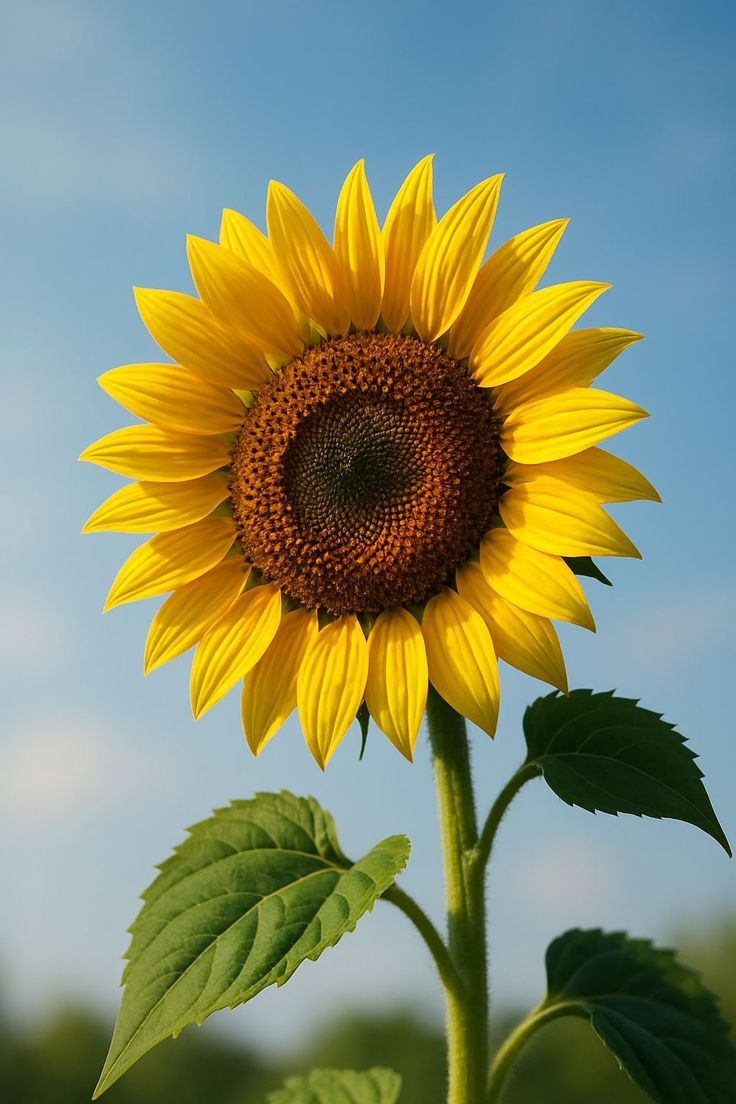
#> input picture sunflower.jpg, 736 x 1104 px
$ jupyter execute 'EX6 (2).ipynb'   (older library calls are emulated)
#> lines starting #> are read from the running program, lines starting #| are printed output that depends on the picture
# Ex. No: 06
# EDGE-DETECTION
# Name : SHRAVANI M
# Reg. No : 212224230263

[cell 1]
import cv2
import numpy as np
import matplotlib.pyplot as plt

image = cv2.imread('sunflower.jpg')
#> image is the input picture: shape (1104, 736, 3); mean B, G, R 107.5, 139.8, 132.8
gray_image = cv2.cvtColor(image, cv2.COLOR_BGR2GRAY)
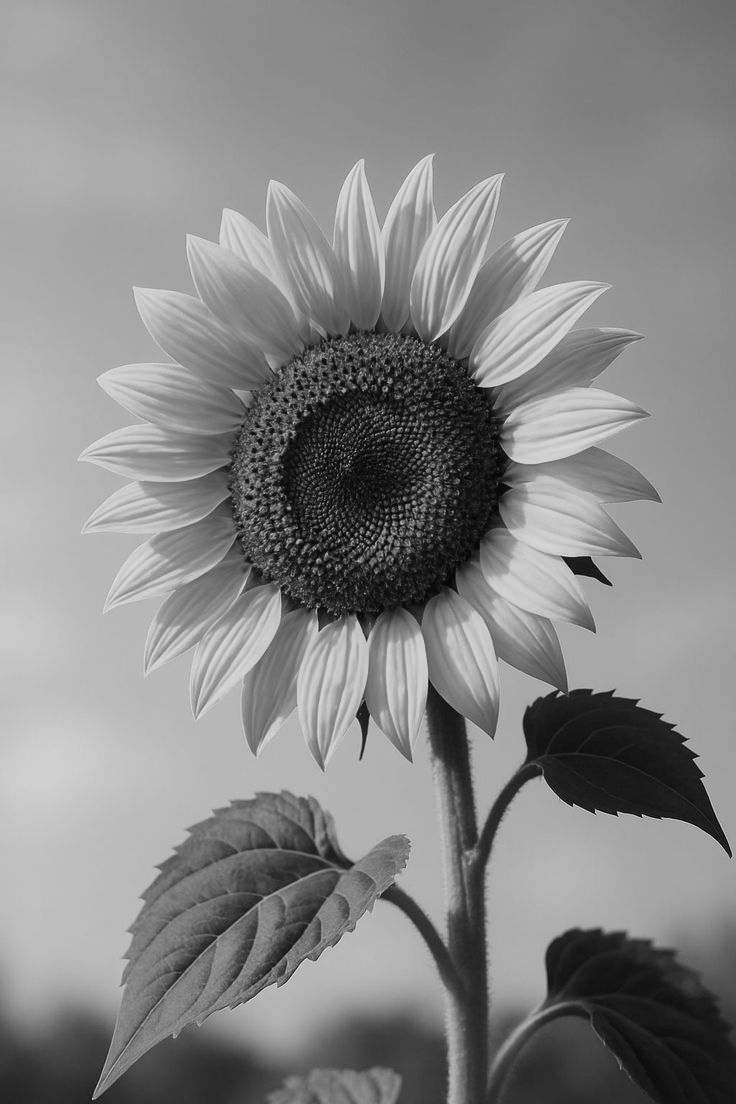
#> gray_image: shape (1104, 736); min 1, max 232, mean 134

sobelx  = cv2.Sobel(src = gray_image, ddepth = cv2.CV_64F, dx = 1, dy = 0, ksize = 3)
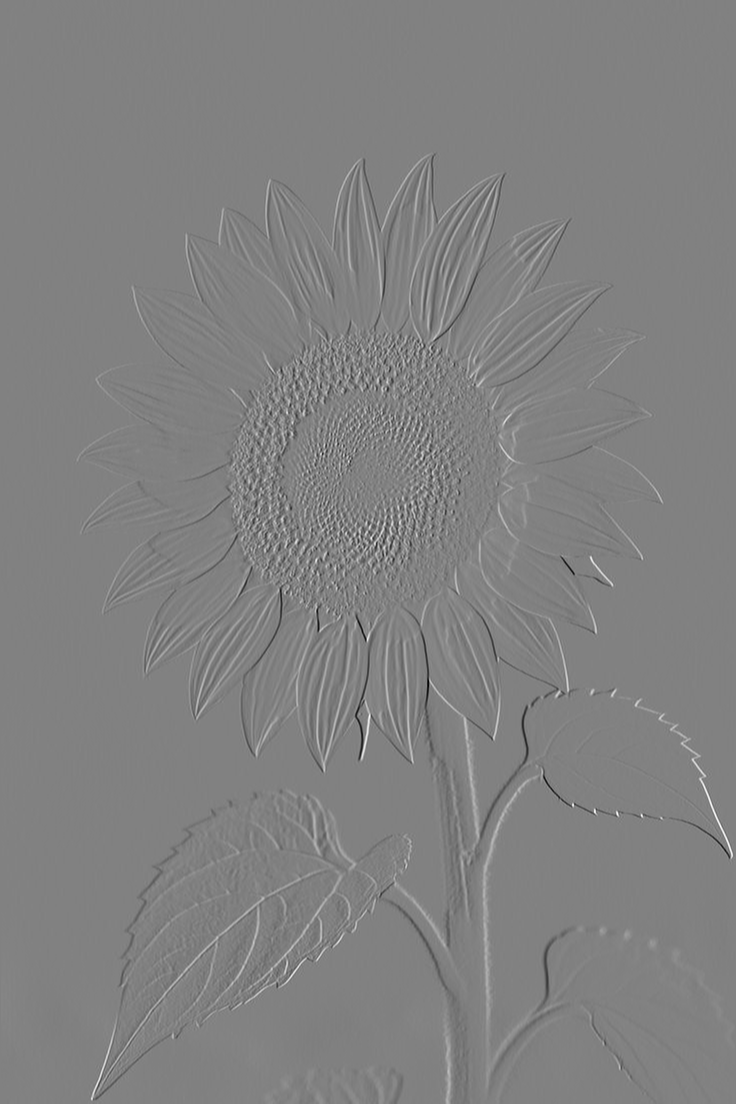
#> sobelx: shape (1104, 736) float64; min -741, max 718, mean -0.5; drawn with min black and max white
sobely  = cv2.Sobel(src = gray_image, ddepth = cv2.CV_64F, dx = 0, dy = 1, ksize = 3)
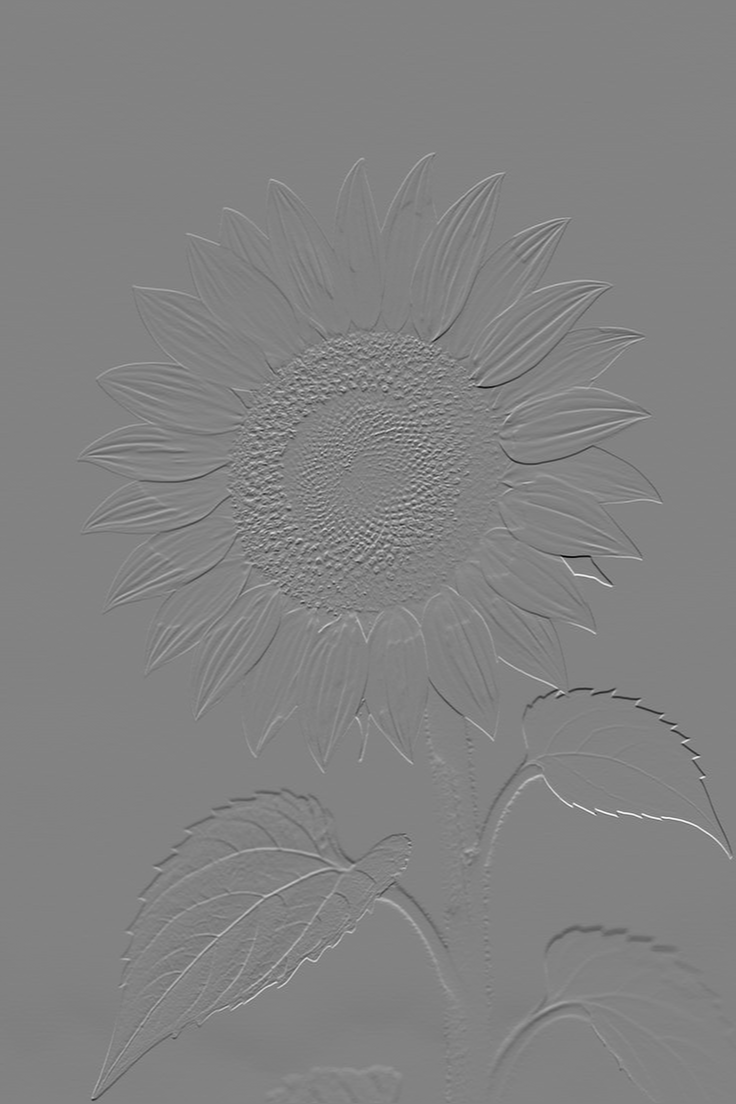
#> sobely: shape (1104, 736) float64; min -786, max 748, mean -0.5; drawn with min black and max white

sobelx = cv2.Sobel(gray_image, cv2.CV_64F, 1, 0, ksize=3)  # Sobel X
sobely = cv2.Sobel(gray_image, cv2.CV_64F, 0, 1, ksize=3)  # Sobel Y
sobel_combined = cv2.magnitude(sobelx, sobely)
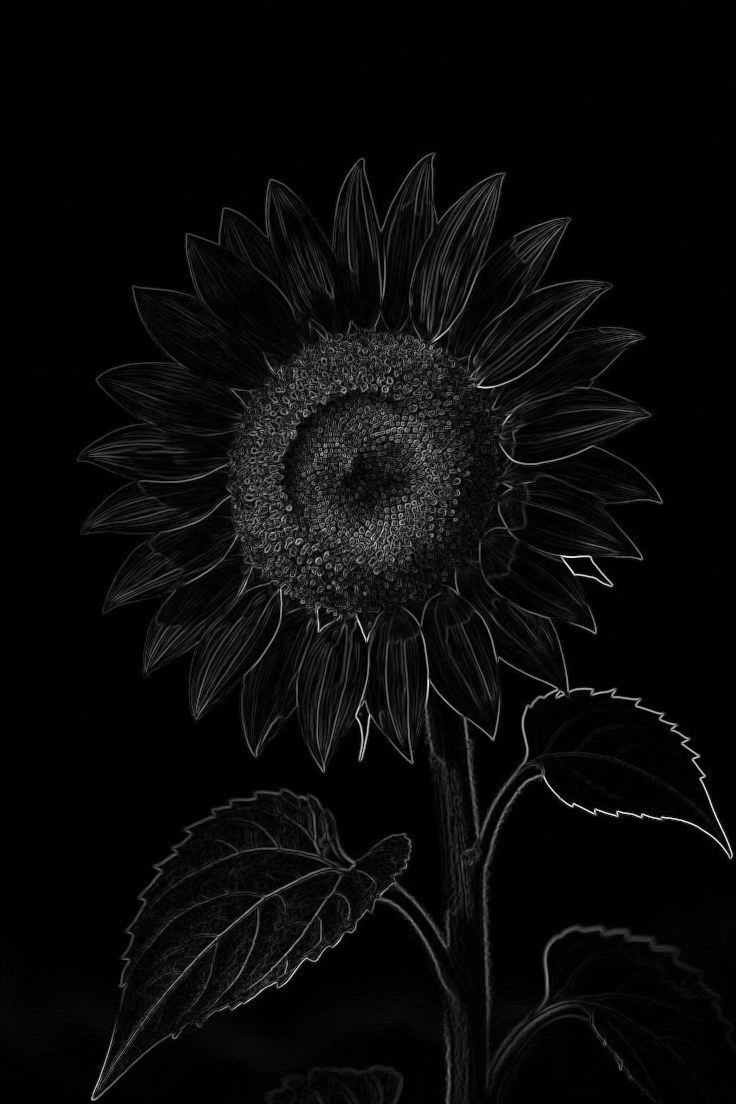
#> sobel_combined: shape (1104, 736) float64; min 0, max 789.9, mean 31.4; drawn with min black and max white

plt.figure(figsize = (12, 16))
plt.subplot(321); plt.axis('on'); plt.imshow(image[:,:,::-1]); plt.title('Original')
plt.subplot(322); plt.axis('on'); plt.imshow(gray_image, cmap='gray');plt.title('Grayscale')
plt.subplot(323); plt.axis('on'); plt.imshow(sobelx);plt.title('Sobel-X Edge Map')
plt.subplot(324); plt.axis('on'); plt.imshow(sobely);plt.title('Sobel-Y Edge Map')

plt.figure(figsize = (12, 16))
plt.axis('off'); plt.imshow(sobel_combined, cmap='gray' ); plt.title('sobel_combined ')
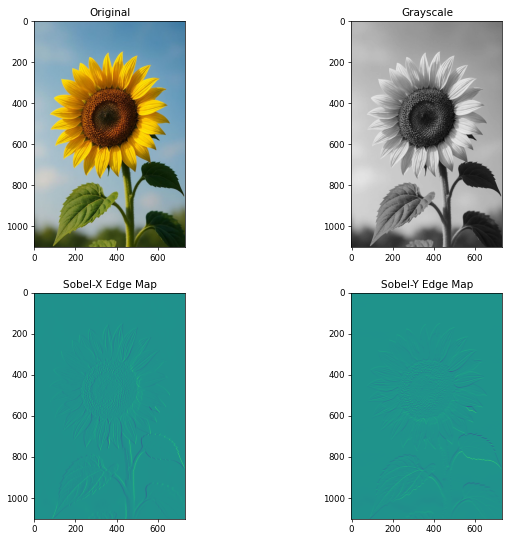
#> figure drawn by matplotlib, 4 panels
